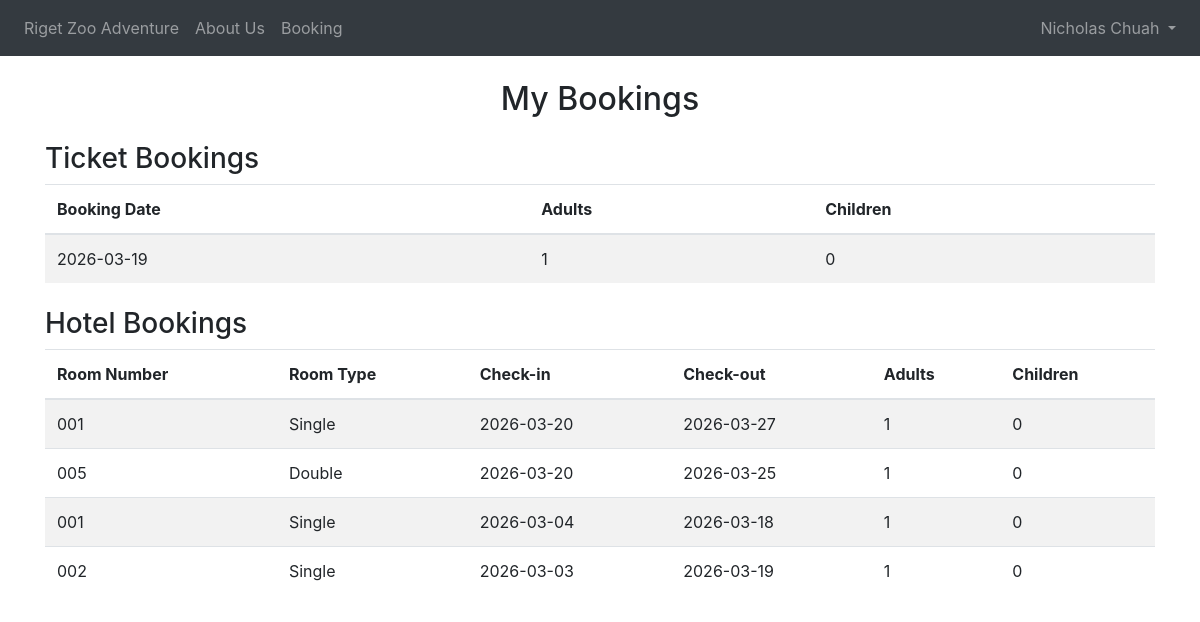
The app's page /my-bookings (signed in) with its own data.
### website/models.py (models this page shows)
class User(db.Model, UserMixin):
    id = db.Column(db.Integer, primary_key=True)
    email = db.Column(db.String(150), unique=True)
    password = db.Column(db.String(150))
    first_name = db.Column(db.String(150))
    last_name = db.Column(db.String(150))
    is_admin = db.Column(db.Boolean, default=False)
    booking = db.relationship('Booking', backref='user', lazy=True)

class Booking(db.Model):
    id = db.Column(db.Integer, primary_key=True)
    date = db.Column(db.DateTime(timezone=True), default=func.now())
    adultticket = db.Column(db.Integer)
    childticket = db.Column(db.Integer)
    bookingdate = db.Column(db.Date, nullable=False)
    user_id = db.Column(db.Integer, db.ForeignKey('user.id'))

class HotelBooking(db.Model):
    id = db.Column(db.Integer, primary_key=True)
    checkin = db.Column(db.Date, nullable=False)
    checkout = db.Column(db.Date, nullable=False)
    adults = db.Column(db.Integer, nullable=False)
    children = db.Column(db.Integer, nullable=False)
    room_id = db.Column(db.Integer, db.ForeignKey('room.id'), nullable=False)
    user_id = db.Column(db.Integer, db.ForeignKey('user.id'), nullable=False)
    user = db.relationship('User', backref='hotel_bookings', lazy=True)

class Room(db.Model):
    id = db.Column(db.Integer, primary_key=True)
    room_number = db.Column(db.String(10), unique=True, nullable=False)
    room_type = db.Column(db.String(50), nullable=False)
    max_adults = db.Column(db.Integer, nullable=False)
    max_children = db.Column(db.Integer, nullable=False)
    price_per_night = db.Column(db.Float, nullable=False)
    is_available = db.Column(db.Boolean, default=True)
    bookings = db.relationship('HotelBooking', backref='room', lazy=True)

### website/views.py (the view)
@views.route('/my-bookings')
@login_required
def my_bookings():
    from .models import Booking, HotelBooking
    ticket_bookings = Booking.query.filter_by(user_id=current_user.id).all()
    hotel_bookings = HotelBooking.query.filter_by(user_id=current_user.id).all()
    return render_template('my_bookings.html', ticket_bookings=ticket_bookings, hotel_bookings=hotel_bookings, user=current_user)

### website/__init__.py (called while the page is built)
def create_app():
    app = Flask(__name__)
    app.config['SECRET_KEY'] = 'hjshjhdjah kjshkjdhjs'
    app.config['SQLALCHEMY_DATABASE_URI'] = f'sqlite:///{DB_NAME}'
    db.init_app(app)
    from .views import views
    app.register_blueprint(views, url_prefix='/')
    from .models import User, Booking
    with app.app_context():
        db.create_all()
    login_manager = LoginManager()
    login_manager.login_view = 'views.login'
    login_manager.init_app(app)
    @login_manager.user_loader
    def load_user(user_id):
        return User.query.get(int(user_id))
    @app.context_processor
    def inject_user():
        return dict(user=current_user)
    return app

### website/templates/my_bookings.html
{% extends "base.html" %} {% block title %}My Bookings{% endblock %} {% block
content %}
<h2 class="text-center mt-4">My Bookings</h2>
<h3 class="mt-4">Ticket Bookings</h3>
{% if ticket_bookings %}
<table class="table table-striped">
  <thead>
    <tr>
      <th>Booking Date</th>
      <th>Adults</th>
      <th>Children</th>
    </tr>
  </thead>
  <tbody>
    {% for b in ticket_bookings %}
    <tr>
      <td>{{ b.bookingdate }}</td>
      <td>{{ b.adultticket }}</td>
      <td>{{ b.childticket }}</td>
    </tr>
    {% endfor %}
  </tbody>
</table>
{% else %}
<p>No ticket bookings yet.</p>
{% endif %}
<h3 class="mt-4">Hotel Bookings</h3>
{% if hotel_bookings %}
<table class="table table-striped">
  <thead>
    <tr>
      <th>Room Number</th>
      <th>Room Type</th>
      <th>Check-in</th>
      <th>Check-out</th>
      <th>Adults</th>
      <th>Children</th>
    </tr>
  </thead>
  <tbody>
    {% for h in hotel_bookings %}
    <tr>
      <td>{{ h.room.room_number }}</td>
      <td>{{ h.room.room_type }}</td>
      <td>{{ h.checkin }}</td>
      <td>{{ h.checkout }}</td>
      <td>{{ h.adults }}</td>
      <td>{{ h.children }}</td>
    </tr>
    {% endfor %}
  </tbody>
</table>
{% else %}
<p>No hotel bookings yet.</p>
{% endif %} {% endblock %}

### website/templates/base.html (shortened to what this page needs)
<!doctype html>
<html>
  <head>
    <link
      rel="stylesheet"
      href="https://stackpath.bootstrapcdn.com/bootstrap/4.4.1/css/bootstrap.min.css"
    />
    <link
      rel="stylesheet"
      href="https://stackpath.bootstrapcdn.com/font-awesome/4.7.0/css/font-awesome.min.css"
    />
  </head>
  <body>
    <nav class="navbar navbar-expand-lg navbar-dark bg-dark">
      <div class="collapse navbar-collapse" id="navbar">
        <div class="navbar-nav">
          {% if user.is_authenticated %}
          <a class="nav-item nav-link" id="home" href="/"
            >Riget Zoo Adventure</a
          >
          <a class="nav-item nav-link" id="about" href="/aboutus"> About Us</a>
          <a class="nav-item nav-link" id="booking" href="/booking">Booking</a>
        </div>
        <div class="navbar-nav ml-auto">
          <div class="nav-item dropdown">
            <a
              class="nav-link dropdown-toggle"
              href="#"
              id="moreDropdown"
              role="button"
              data-toggle="dropdown"
              aria-haspopup="true"
              aria-expanded="false"
            >
              {{ current_user.first_name }} {{ current_user.last_name }}
            </a>
          </div>
        </div>
          {% endif %}
        </div>
    </nav>
    <div class="container mt-4">{% block content %} {% endblock %}</div>
  </body>
</html>

### records on screen
User: first_name "Nicholas", last_name "Chuah"
Booking: bookingdate "2026-03-19", adultticket "1", childticket "0"
HotelBooking: room.room_number "001", room.room_type "Single", checkin "2026-03-20", checkout "2026-03-27", adults "1", children "0"
HotelBooking: room.room_number "005", room.room_type "Double", checkin "2026-03-20", checkout "2026-03-25", adults "1", children "0"
HotelBooking: room.room_number "001", room.room_type "Single", checkin "2026-03-04", checkout "2026-03-18", adults "1", children "0"
HotelBooking: room.room_number "002", room.room_type "Single", checkin "2026-03-03", checkout "2026-03-19", adults "1", children "0"
